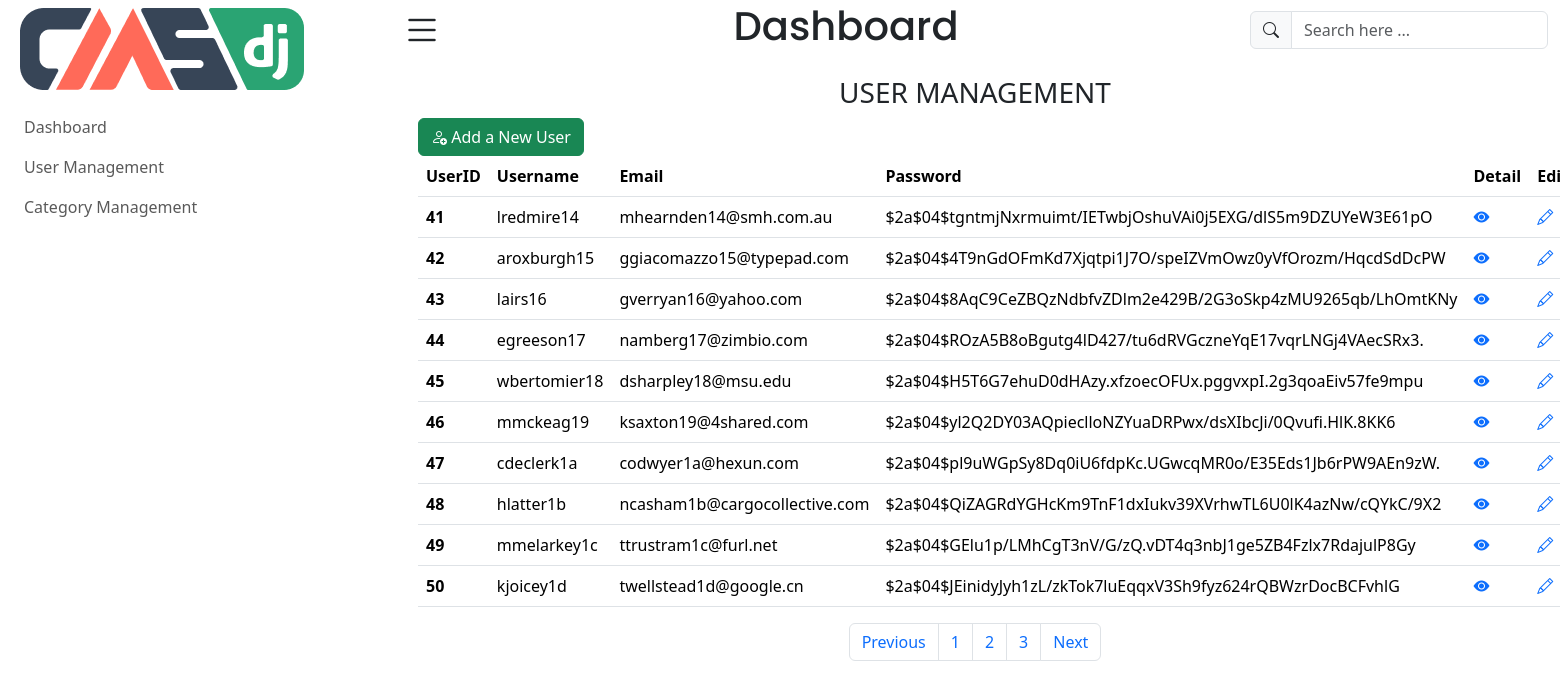
Screenshot of /admin/user_management.php?page=2 with the database file from the repository.
### tables this page shows
CREATE TABLE IF NOT EXISTS `users` (
  `userid` int(3) unsigned NOT NULL AUTO_INCREMENT,
  `username` varchar(30) NOT NULL,
  `email` varchar(50) NOT NULL,
  `pass` varchar(255) NOT NULL,
  `created_at` datetime DEFAULT current_timestamp(),
  PRIMARY KEY (`userid`),
  UNIQUE KEY `username` (`username`),
  UNIQUE KEY `email` (`email`)
);

### admin/user_management.php (the view, shortened to what this page needs)
<?php
    if(isset($_GET['page'])){
        $page = $_GET['page'];
    }else{
        $page = 1;
    }
    try{
        $conn = new PDO("mysql:host=localhost;dbname=cse", "root","");
        $n = ($page -1) * 10;
        $sql = "SELECT * FROM users ORDER BY created_at DESC LIMIT 10 OFFSET $n";
        $stmt = $conn->prepare($sql);
        $stmt->execute();
        $users = $stmt->fetchAll();
    }catch(PDOException $e){
        echo "Error: ".$e->getMessage();
    }
?>
<!doctype html>
<html lang="en">
<head>
    <link href="https://cdn.jsdelivr.net/npm/bootstrap@5.3.1/dist/css/bootstrap.min.css" rel="stylesheet">
    <link rel="stylesheet" href="https://cdn.jsdelivr.net/npm/bootstrap-icons@1.11.0/font/bootstrap-icons.css">
</head>
<body>
<div class="container-fluid">
    <div class="row">
        <?php
        include "layout/sidebar.php";
        ?>
        <div class="col-md-9 main">
            <?php
            include "layout/header.php";
            ?>
            <div class="main-content vh-100 p-3">
                <h3 class=" text-center text-uppercase">User Management</h3>
                <a href="user_add.php" class="btn btn-success"><i class="bi bi-person-add"></i> Add a New User</a>
                <table class="table">
                    <thead>
                    <tr>
                        <th scope="col">UserID</th>
                        <th scope="col">Username</th>
                        <th scope="col">Email</th>
                        <th scope="col">Password</th>
                        <th scope="col">Detail</th>
                        <th scope="col">Edit</th>
                    </tr>
                    </thead>
                    <tbody>
                    <?php
                    foreach($users as $user){
                        ?>
                        <tr>
                            <th scope="row">
                                <?= $user[0]; ?>
                            </th>
                            <td>
                                <?= $user[1]; ?>
                            </td>
                            <td>
                                <?= $user[2]; ?>
                            </td>
                            <td>
                                <?= $user[3]; ?>
                            </td>
                            <td>
                                <a href="user_detail.php?id=1">
                                    <i class="bi bi-eye-fill"></i>
                                </a>
                            </td>
                            <td>
                                <a href="user_edit.php?id=<?= $user[0]; ?>">
                                    <i class="bi bi-pencil"></i>
                                </a>
                            </td>
                        </tr>
                        <?php
                    }
                    ?>
                    </tbody>
                </table>
                <div class="d-flex justify-content-center">
                    <nav aria-label="Page navigation example">
                        <ul class="pagination">
                            <li class="page-item"><a class="page-link" href="#">Previous</a></li>
                            <li class="page-item"><a class="page-link" href="user_management.php?page=1">1</a></li>
                            <li class="page-item"><a class="page-link" href="user_management.php?page=2">2</a></li>
                            <li class="page-item"><a class="page-link" href="#">3</a></li>
                            <li class="page-item"><a class="page-link" href="#">Next</a></li>
                        </ul>
                    </nav>
                </div>
            </div>
        </div>
    </div>
</div>
</body>
</html>

### rows the page displays
users: userid "41", username "lredmire14", email "mhearnden14@smh.com.au", pass "$2a$04$tgntmjNxrmuimt/IETwbjOshuVAi0j5EXG/dlS5m9DZUYeW3E61pO"
users: userid "42", username "aroxburgh15", email "ggiacomazzo15@typepad.com", pass "$2a$04$4T9nGdOFmKd7Xjqtpi1J7O/speIZVmOwz0yVfOrozm/HqcdSdDcPW"
users: userid "43", username "lairs16", email "gverryan16@yahoo.com", pass "$2a$04$8AqC9CeZBQzNdbfvZDlm2e429B/2G3oSkp4zMU9265qb/LhOmtKNy"
users: userid "44", username "egreeson17", email "namberg17@zimbio.com", pass "$2a$04$ROzA5B8oBgutg4lD427/tu6dRVGczneYqE17vqrLNGj4VAecSRx3."
users: userid "45", username "wbertomier18", email "dsharpley18@msu.edu", pass "$2a$04$H5T6G7ehuD0dHAzy.xfzoecOFUx.pggvxpI.2g3qoaEiv57fe9mpu"
users: userid "46", username "mmckeag19", email "ksaxton19@4shared.com", pass "$2a$04$yl2Q2DY03AQpieclloNZYuaDRPwx/dsXIbcJi/0Qvufi.HlK.8KK6"
users: userid "47", username "cdeclerk1a", email "codwyer1a@hexun.com", pass "$2a$04$pl9uWGpSy8Dq0iU6fdpKc.UGwcqMR0o/E35Eds1Jb6rPW9AEn9zW."
users: userid "48", username "hlatter1b", email "ncasham1b@cargocollective.com", pass "$2a$04$QiZAGRdYGHcKm9TnF1dxIukv39XVrhwTL6U0lK4azNw/cQYkC/9X2"
users: userid "49", username "mmelarkey1c", email "ttrustram1c@furl.net", pass "$2a$04$GElu1p/LMhCgT3nV/G/zQ.vDT4q3nbJ1ge5ZB4Fzlx7RdajulP8Gy"
users: userid "50", username "kjoicey1d", email "twellstead1d@google.cn", pass "$2a$04$JEinidyJyh1zL/zkTok7luEqqxV3Sh9fyz624rQBWzrDocBCFvhlG"
